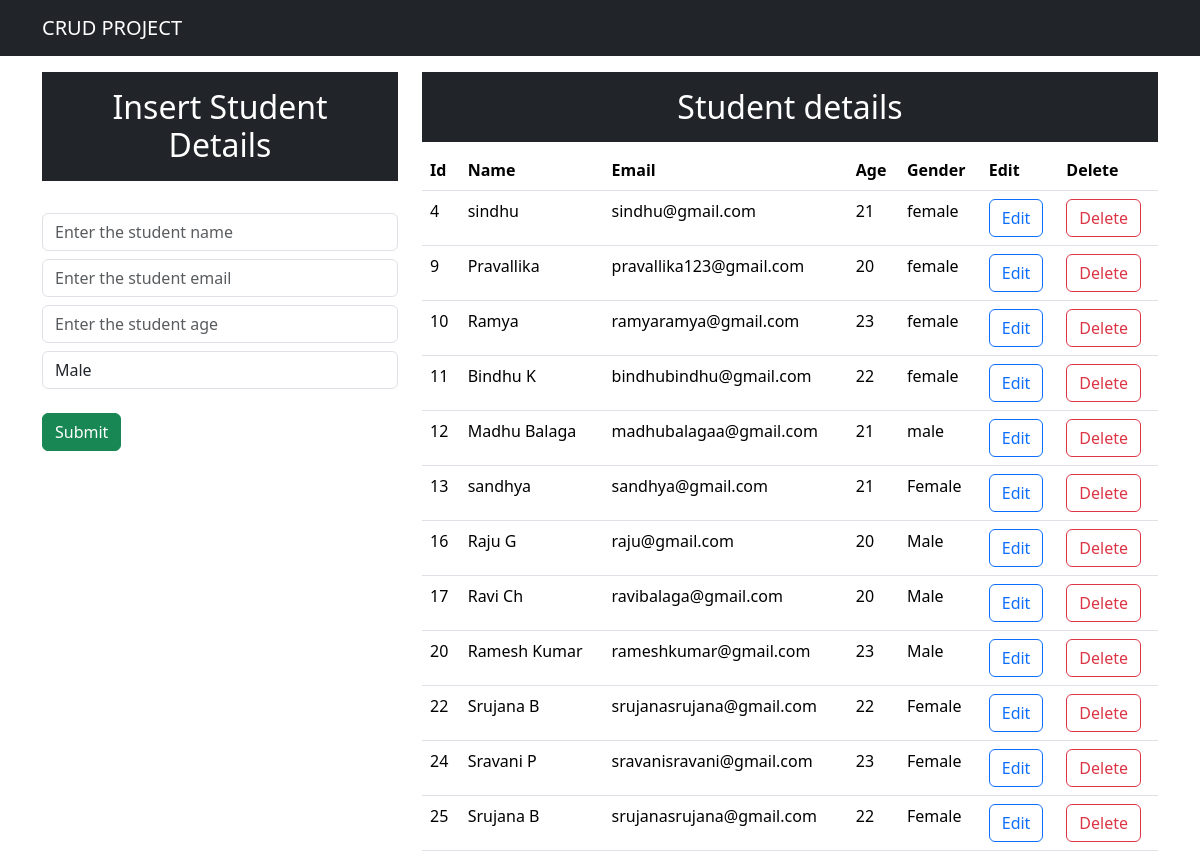
The page / on the database its author committed.
### app/models.py (models this page shows, shortened)
class Student(models.Model):
    name = models.CharField(max_length=100,blank=False)
    email = models.EmailField()
    age = models.IntegerField()
    gender = models.CharField(max_length=25,blank=False)

### project1/views.py (the view)
# urls.py: path('',views.abc),
def abc(request):
    data=Student.objects.all()
    context={"data":data}
    return render(request,"index.html",context)

### templates/index.html (shortened to what this page needs)
<!DOCTYPE html>
<html lang="en">
<head>
    <link href="https://cdn.jsdelivr.net/npm/bootstrap@5.3.3/dist/css/bootstrap.min.css" rel="stylesheet">
</head>
<body>
    <nav class="navbar navbar-expand-lg navbar-dark bg-dark">
        <div class="container">
        <a class="navbar-brand" href="#">CRUD PROJECT</a>
    </div>
    </nav>
    <div class="container mt-3">
        <div class="row">
            <div class="col-md-4">
                <h2 class="bg-dark text-white text-center p-3">Insert Student Details</h2>
                <br>
                <form action="/insert" method="post"> {% csrf_token %}
                    <div class="form-group">
                        <input type="text" class="form-control" placeholder="Enter the student name" name="name" required>
                    </div>
                    <div class="form-group">
                    <input type="email" class="form-control mt-2" placeholder="Enter the student email" name="email" required>
                </div>
                <div class="form-group">
                    <input type="number" class="form-control mt-2" placeholder="Enter the student age" name="age" required>
                </div>
                <select name="gender" class="form-control mt-2" id="gender">
                    <option value="Male">Male</option>
                </select>
                <br>
                <div>
                    <button class="btn btn-success" type="submit">Submit</button>
                </div>
                </form>
            </div>
            <div class="col-md-8">
                <h2 class="text-center text-white bg-dark p-3">Student details</h2>
                <table class="table">
                <thead>
                    <tr>
                        <th>Id</th>
                        <th>Name</th>
                        <th>Email</th>
                        <th>Age</th>
                        <th>Gender</th>
                        <th>Edit</th>
                        <th>Delete</th>
                    </tr>
                </thead>
                <tbody>
                    {% for d in data %}
                    <tr>
                        <td>{{d.id}}</td>
                        <td>{{d.name}}</td>
                        <td>{{d.email}}</td>
                        <td>{{d.age}}</td>
                        <td>{{d.gender}}</td>
                        <td><a button href="/update/{{d.id}}" class="btn btn-outline-primary">Edit</td></a></button></td>
                        <td><a button href="/delete/{{d.id}}" class="btn btn-outline-danger">Delete</td></a></button></td>
                    </tr>
                    {% endfor %}
                </tbody>
            </table>
        </div>
    </div>
</body>
</html>

### rows shown on the page
Student: id "4", name "sindhu", email "sindhu@gmail.com", age "21", gender "female"
Student: id "9", name "Pravallika", email "pravallika123@gmail.com", age "20", gender "female"
Student: id "10", name "Ramya", email "ramyaramya@gmail.com", age "23", gender "female"
Student: id "11", name "Bindhu K", email "bindhubindhu@gmail.com", age "22", gender "female"
Student: id "12", name "Madhu Balaga", email "madhubalagaa@gmail.com", age "21", gender "male"
Student: id "13", name "sandhya", email "sandhya@gmail.com", age "21", gender "Female"
Student: id "16", name "Raju G", email "raju@gmail.com", age "20", gender "Male"
Student: id "17", name "Ravi Ch", email "ravibalaga@gmail.com", age "20", gender "Male"
Student: id "20", name "Ramesh Kumar", email "rameshkumar@gmail.com", age "23", gender "Male"
Student: id "22", name "Srujana B", email "srujanasrujana@gmail.com", age "22", gender "Female"
Student: id "24", name "Sravani P", email "sravanisravani@gmail.com", age "23", gender "Female"
Student: id "25", name "Srujana B", email "srujanasrujana@gmail.com", age "22", gender "Female"
